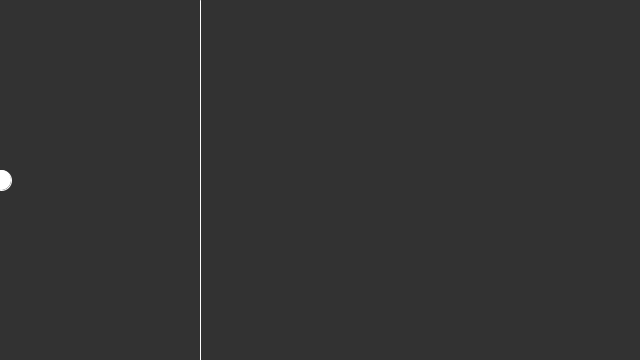
Frame 1 (no input)
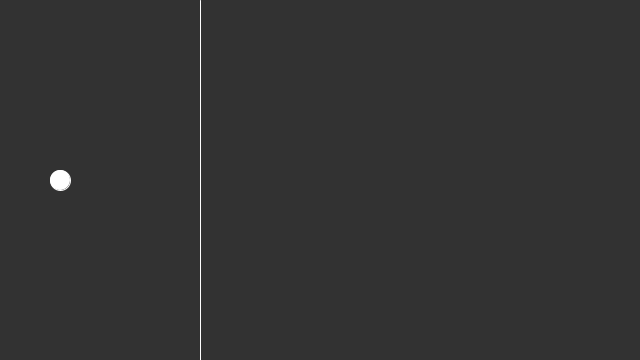
Frame 60 (the mouse pressed at the canvas centre just before this capture)
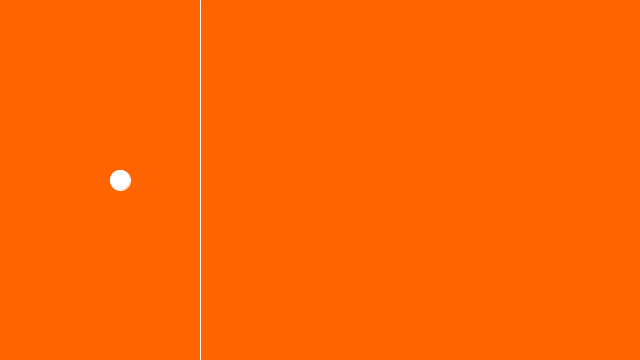
Frame 120 (the mouse held since frame 60 and released just before this capture)

The Processing sketch that drew these frames (run headless with seeded random() and noise(); from frame 60 on, the mouse is pressed at the canvas centre):

// Processing sketch: sketch_161227_5_1_conditionals
// ── sketch_161227_5_1_conditionals.pde
/// relational Operators:
/// <> smaller / greater
/// == same / not
/// >= greater or equal <= smaller or equal
float posx = 0;
float posy = 0;
void setup() {
  size(640,360);

}

void draw(){
  background(50);

  posx = posx + 1;
  posy = posy + 1;
  
  if (mouseX >200) {
    background(255,100,0);
  }
  
  if (posx > width-10){
    posx = 0;
  }
    stroke(255);
    line(200,0,200,height);
    
   ellipse(posx,height/2, 20,20);
}
